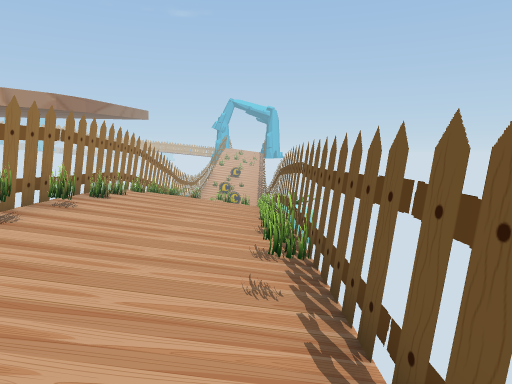
View 1 (above)

12 first-person views from a walk through a 3-D level made in the Unity game engine. The camera is 1.5 m above the floor, tilts 6° down and sees 70° across. The floor is counted in squares, 1 m on a side. Each view is taken from the middle of a square. On the plan, view 1 faces up. The plan holds only what a view shows up to about 16 squares ahead; the rest is blank. The place goes on beyond the plan.

View 2
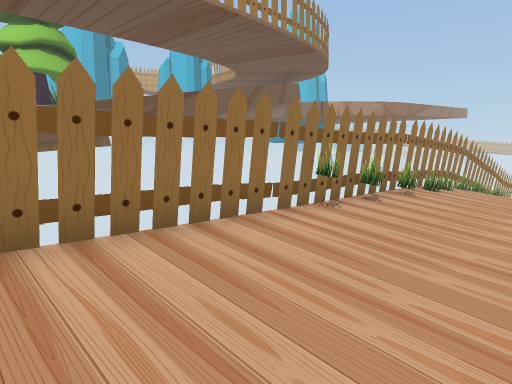

View 3
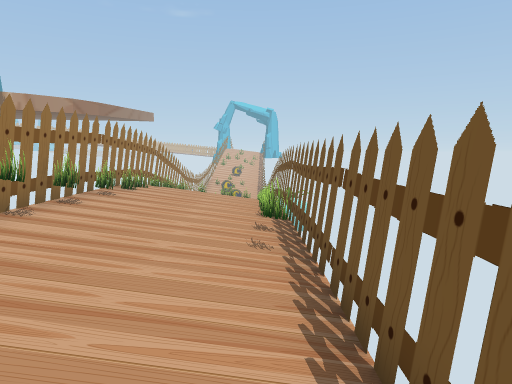

View 4
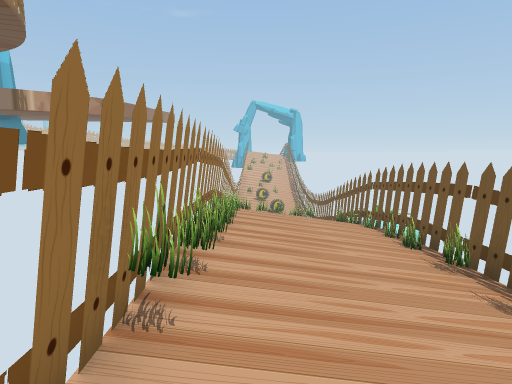

View 5
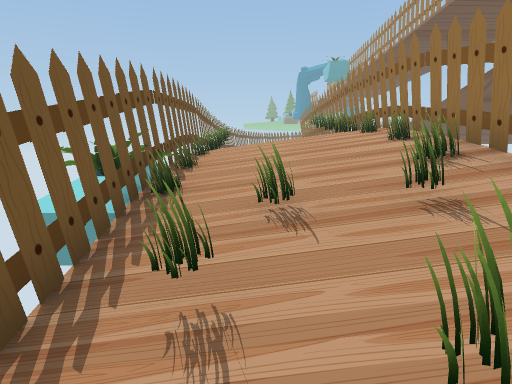

View 6
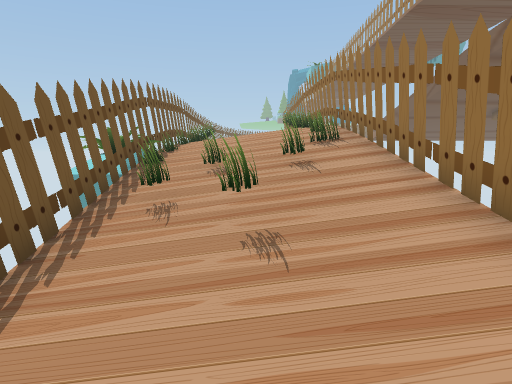

View 7
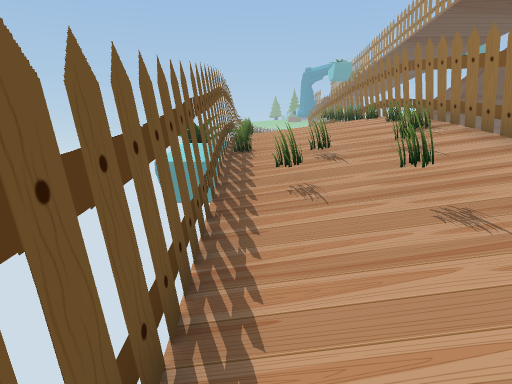

View 8
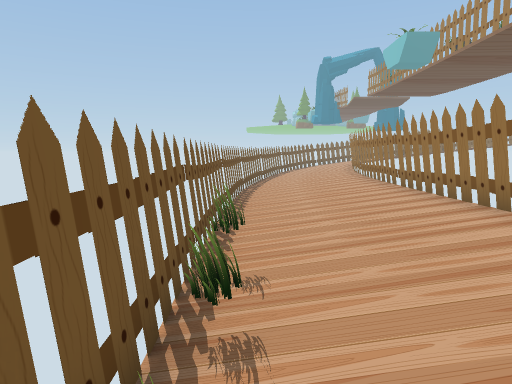

View 9
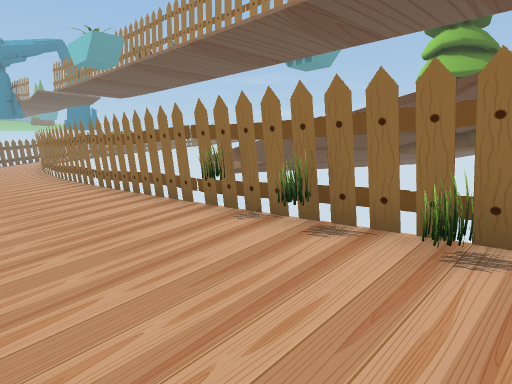

View 10
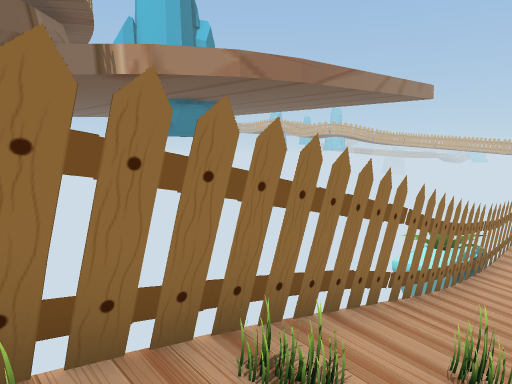

View 11
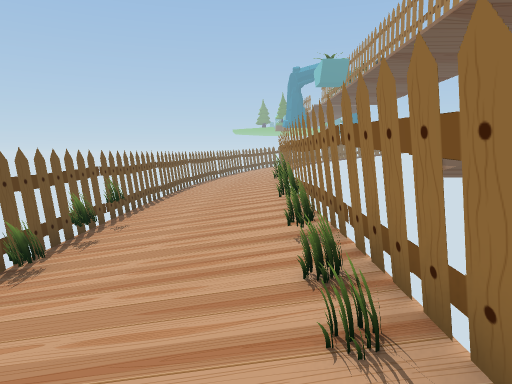

View 12
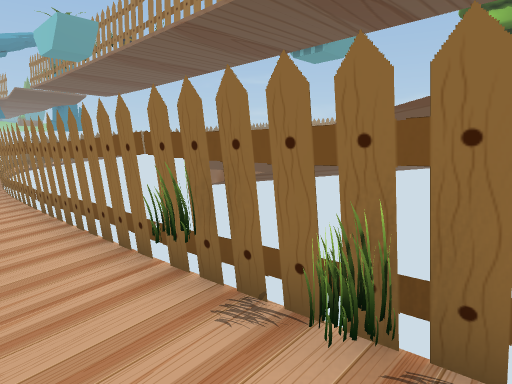

### Floor plan
Key: @ floor where view 1 was taken; # wall or solid block; . main floor; : floor 0.25 m higher than the main floor; - floor 0.25 m lower than the main floor; _ floor 0.5 m lower than the main floor; < floor 1.75 m lower than the main floor; ( floor 2 m lower than the main floor; ! floor 2.25 m lower than the main floor; ? floor 2.75 m lower than the main floor; / step, stairs or slope; = window, fence, low wall or low ledge; v drop or lower ground; O other object.
Columns run from 18 left of view 1 to 2 right of it. Each row starts with its distance up from view 1.
 23       v       # ! ?
 22       v       #(   #
 21       v       #<(!!#
 20      v        #////#
 19      v        #/O//#
 18               #///O#
 17               #////#
 16               #O/O/#
 15               OO//O#
 14               #////#O
 13         #     O--_/O
 12         #     #.--_#
 11         #     #O--/#
 10          #    O:.-/O
  9          #    O:.-O#
  8          #    #:.--#
  7          #    O:..O#
  6          #    #:..-#
  5   v           O:..O#
  4 ##v           #:..-#
  3  #=           #:..O#
  2  #v           #:..-#
  1  vv           #:..-#
  0          #    #:..@#
 -1          #    #:..-#
 -2   OO     #    #:..-#
 -3   OO     #    #:..-#

Positions as (right, up) in squares from view 1, and headings:
1: (0, 0), facing up
2: (0, -2), facing up-left
3: (0, -2), facing up
4: (-3, 1), facing up
5: (-1, 20), facing down
6: (-2, 23), facing down
7: (0, 23), facing down
8: (0, 8), facing down
9: (0, 8), facing down-left
10: (-2, 13), facing up-left
11: (-3, 12), facing down
12: (-2, 6), facing down-left
